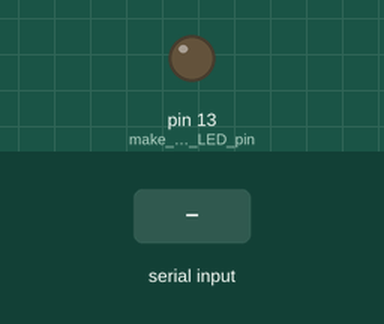
This sketch was run on a simulated Arduino Uno, built with avr-gcc and run on an emulated ATmega328P. Parts: output pins drawn as LEDs (lit = HIGH). The test bench sets the inputs (shaded band). What the sketch prints to the serial monitor is not drawn.

Above: at 1.2 s.
1.3 s: "1" received over Serial
At 2.5 s:
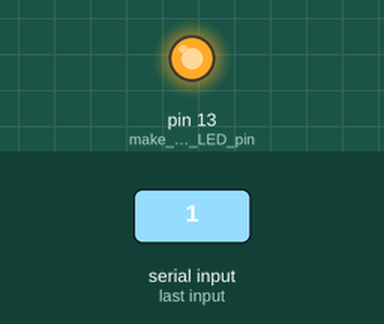
2.8 s: "0" received over Serial
At 4.0 s:
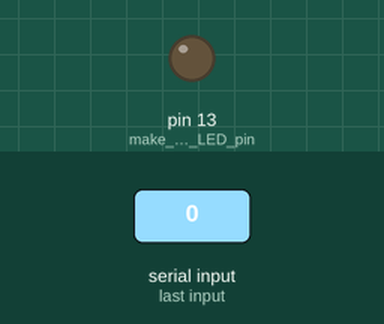
Timing chart, 0 to 5.8 s (numbered marks = the images above; inputs shaded):
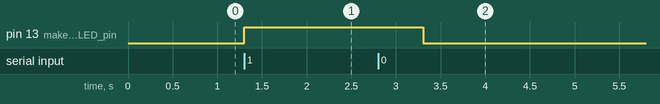

Measured:
- after the input at 1.3 s, pin 13 (make_the_LED_pin): LOW → HIGH at once
- after the input at 2.8 s, pin 13 (make_the_LED_pin): HIGH → LOW after 0.50 s

The sketch:

SerialComm_Receiver.ino
```cpp
int data;
void setup()
{
  Serial.begin(9600); //initialize serial COM at 9600 baudrate
  pinMode(13, OUTPUT); //make the LED pin (13) as output
  digitalWrite (13, LOW);
  Serial.println("Hi!, I am Arduino");
}
void loop()
{
  while (Serial.available()){
  data = Serial.read();
  }
  Serial.flush();
  Serial.print(data);
  if (data == 49)
  {
    Serial.println("on");
    digitalWrite (13, HIGH);
    delay(1000);
  }
  else if (data == 48)
  {
    Serial.println("on");
    digitalWrite (13, LOW);
    delay(1000);
  }
}
```
